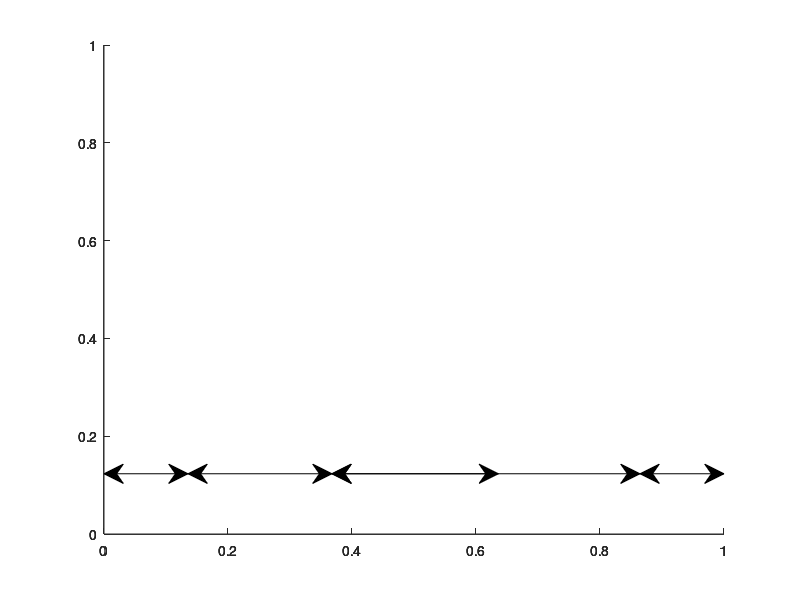

The MATLAB source for this figure: (Note: this script raises an error after producing the figure.)
tt= 0:240:2881;
ttt=0:4:48;
figure()
x0=10;
y0=10;
width=1000;
height=400;
set(gcf,'position',[x0,y0,width,height])

annotation('doublearrow',[0.13 0.2350],[0.2104 0.2104])
annotation('doublearrow',[0.2350 0.415],[0.2104 0.2104])
annotation('doublearrow',[0.415 0.6230],[0.2104 0.2104])
annotation('doublearrow',[0.415 0.8],[0.2104 0.2104])
annotation('doublearrow',[0.80 0.905],[0.2104 0.2104])
plot(Solarshape,'r');
hold on;
plot(Loadshape_data,'--b');
plot([D1 D1],[0 1.05],':k');
plot([D2 D2],[0 1.05],':k');
plot([D3 D3],[0 1.05],':k');
plot([D4 D4],[0 1.05],':k');
x1=[0 D1 D1 0];
y1=[0 0 1.05 1.05];
P1=patch(x1,y1,[1 0.8 0],'FaceAlpha',0.2,'EdgeColor','None');
x2=[D2 D3 D3 D2];
y2=[0 0 1.05 1.05];
P2=patch(x2,y2,[1 0.8 0],'FaceAlpha',0.2,'EdgeColor','None');
x3=[D4 2881 2881 D4];
y3=[0 0 1.05 1.05];
P3=patch(x3,y3,[1 0.8 0],'FaceAlpha',0.2,'EdgeColor','None');
% plot([C1 C1],[0 1.05],'-k');
% plot([C2 C2],[0 1.05],'-k');
% plot([C3 C3],[0 1.05],'-k');
% plot([C4 C4],[0 1.05],'-k');
% x4=[C1 C2 C2 C1];
% y4=[0 0 1.05 1.05];
% P4=patch(x4,y4,[1 1 0.6],'FaceAlpha',0.2,'EdgeColor','None');
% x5=[C3 C4 C4 C3];
% y5=[0 0 1.05 1.05];
% P5=patch(x5,y5,[1 1 0.6],'FaceAlpha',0.2,'EdgeColor','None');
txt = {'Discharging time'};
text(50,0.20,txt,'FontSize',8)
txt = {'Charging time'};
text(600,0.20,txt,'FontSize',8)
txt = {'Discharging time'};
text(1275,0.20,txt,'FontSize',8)
txt = {'Charging time'};
text(2050,0.20,txt,'FontSize',8)
txt = {'Discharging time'};
text(2530,0.20,txt,'FontSize',8)

% uistack(P1,'bottom');
ylabel('Normalized Profile (p.u.)');
xlabel('Time (hr)');
xticks(tt);
xticklabels([ttt]);
xlim([0 2881]);
ylim([0 1.05]);
legend('Solar Profile','Load Profile','NumColumns',2);